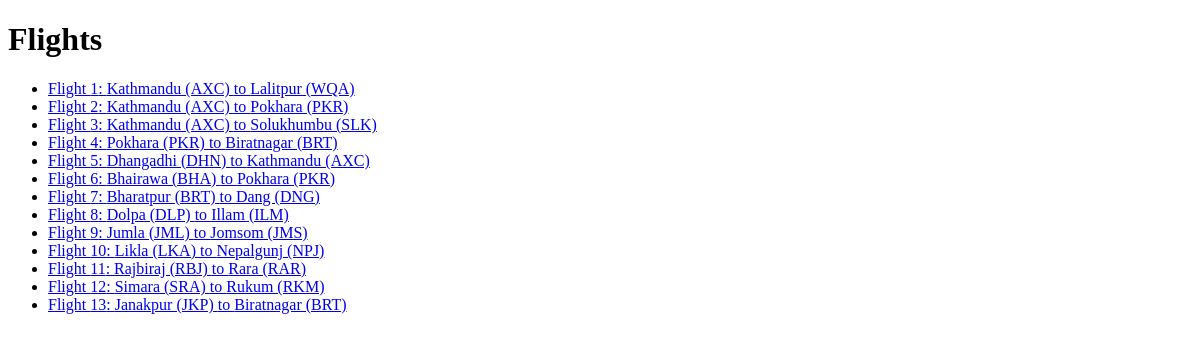
Before: / with the older database file.
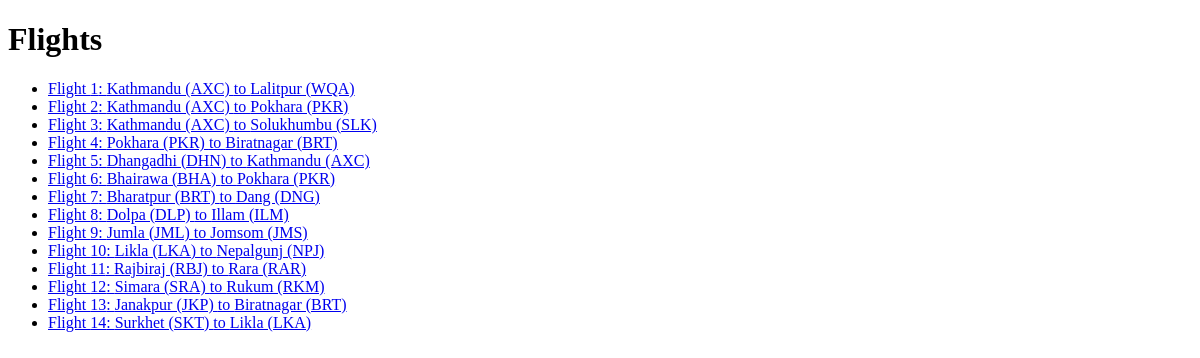
After: the same page with the newer database file.
### flights/models.py (models this page shows, shortened)
class Flight(models.Model):
    origin = models.ForeignKey(Airport, on_delete=models.CASCADE, related_name="departures")
    destination = models.ForeignKey(Airport, on_delete=models.CASCADE, related_name="arrivals")
    duration = models.IntegerField()

class Airport(models.Model):
    code = models.CharField(max_length=3)
    city = models.CharField(max_length=64)
    def __str__(self):
        return f"{self.city} ({self.code})"

### flights/views.py (the view)
# urls.py: path("", views.index, name="index"),
def index(request):
    return render(request, "flights/index.html", {
        "flights": Flight.objects.all()
    })

### flights/templates/flights/index.html
{%  extends "flights/layout.html" %}
{% block body %}
<h1>Flights</h1>
<ul>
    {% for flight in flights %}
    <li>
        <a href="{% url 'flight' flight.id %}">
        Flight {{ flight.id }}: {{ flight.origin }} to {{ flight.destination }}
    </a>
    </li>
    {% endfor %}
</ul>
{% endblock %}

Changed rows visible on the page:
added Flight: id "14", origin "Surkhet (SKT)", destination "Likla (LKA)"
